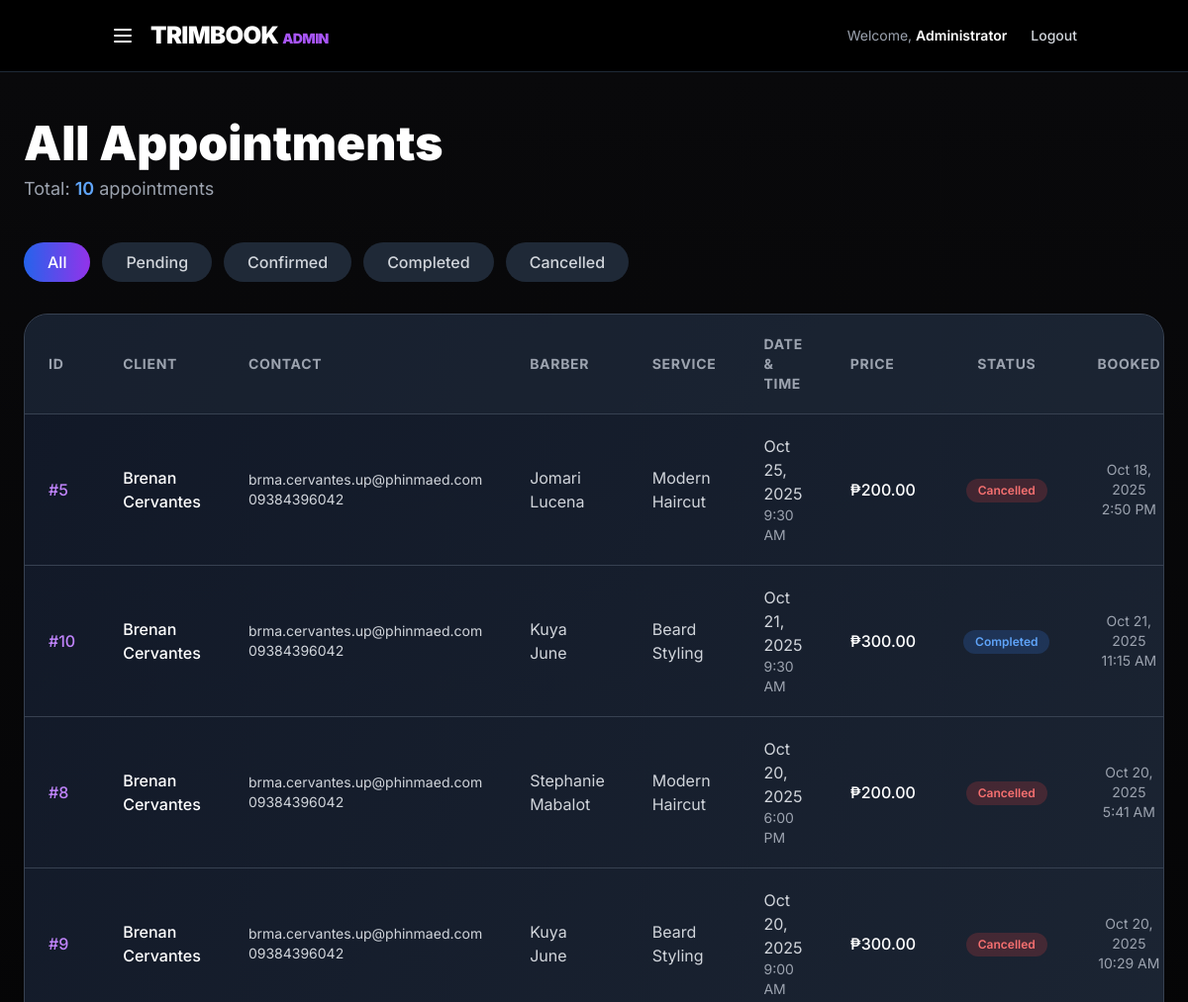
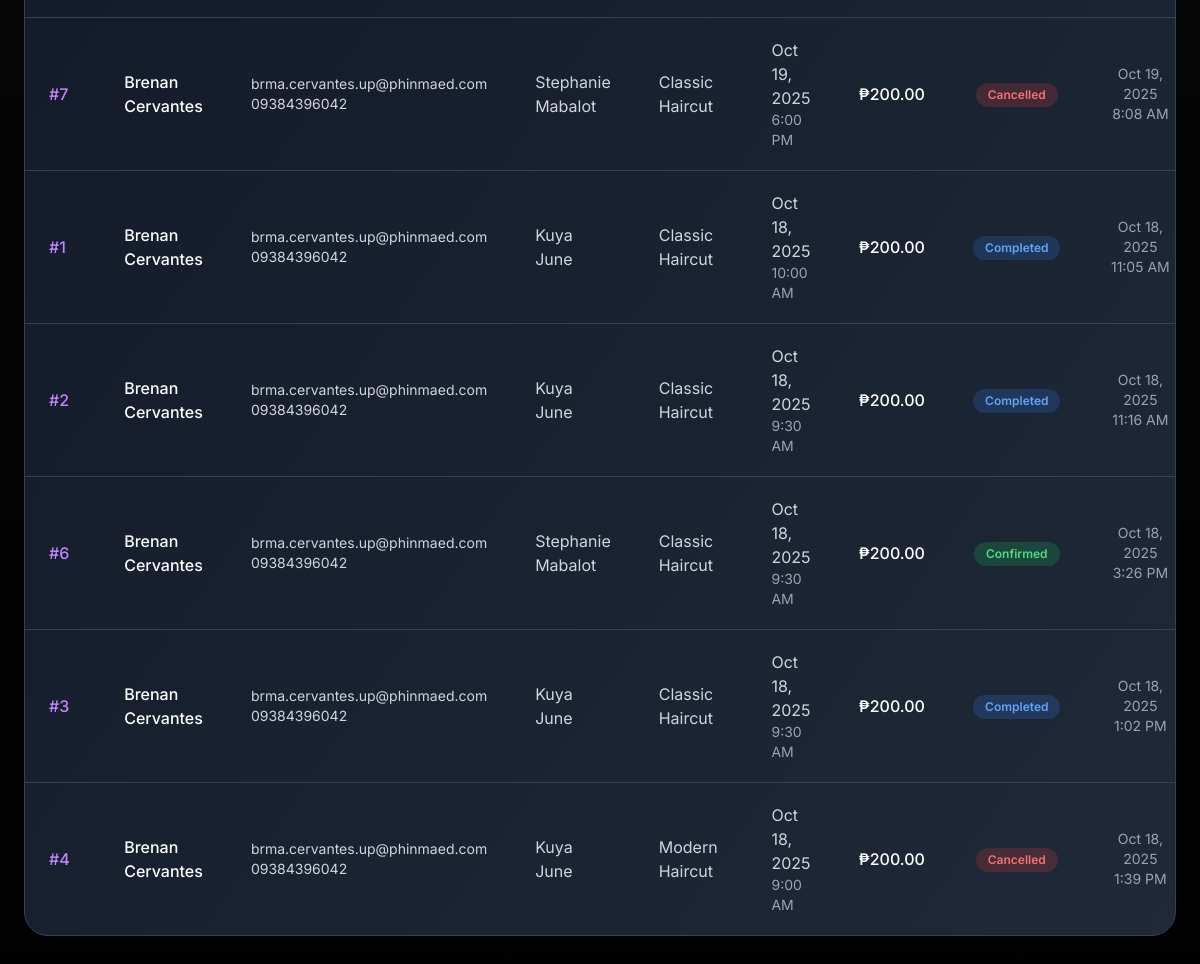
The page /dashboards/admin_allAppointment.php on the database its author committed (2 pictures, top to bottom).
### tables this page shows
CREATE TABLE `appointments` (
  `appointment_id` int(11) NOT NULL,
  `customer_user_id` int(11) NOT NULL,
  `barber_id` int(11) NOT NULL,
  `service_id` int(11) NOT NULL,
  `appointment_date` date NOT NULL,
  `appointment_time` time NOT NULL,
  `status` enum('pending','confirmed','completed','cancelled') DEFAULT 'pending',
  `created_at` timestamp NOT NULL DEFAULT current_timestamp()
);

CREATE TABLE `users` (
  `user_id` int(11) NOT NULL,
  `first_name` varchar(50) NOT NULL,
  `last_name` varchar(50) NOT NULL,
  `email` varchar(100) NOT NULL,
  `phone_no` varchar(20) DEFAULT NULL,
  `username` varchar(50) NOT NULL,
  `password` varchar(255) NOT NULL,
  `profile_photo` varchar(255) DEFAULT NULL,
  `user_type` enum('admin','barber','customer') NOT NULL,
  `created_at` timestamp NOT NULL DEFAULT current_timestamp()
);

CREATE TABLE `services` (
  `service_id` int(11) NOT NULL,
  `service_name` varchar(100) NOT NULL,
  `description` text DEFAULT NULL,
  `price` decimal(10,2) NOT NULL
);

### dashboards/admin_allAppointment.php (the view, shortened to what this page needs)
<?php
$admin_name = $_SESSION['admin_name'] ?? 'Administrator';
require_once '../includes/dbconfig.php';
$appointments = [];
$total_appointments = 0;
$filter_status = isset($_GET['status']) ? $_GET['status'] : 'all';
if (isset($conn) && $conn) {
    $query = "
        SELECT
            a.appointment_id,
            a.appointment_date,
            a.appointment_time,
            a.status,
            a.created_at,
            u_customer.first_name as customer_first_name,
            u_customer.last_name as customer_last_name,
            u_customer.email as customer_email,
            u_customer.phone_no as customer_phone,
            u_barber.first_name as barber_first_name,
            u_barber.last_name as barber_last_name,
            s.service_name,
            s.price
        FROM appointments a
        JOIN users u_customer ON a.customer_user_id = u_customer.user_id
        JOIN barbers b ON a.barber_id = b.barber_id
        JOIN users u_barber ON b.user_id = u_barber.user_id
        JOIN services s ON a.service_id = s.service_id
    ";
    $query .= " ORDER BY a.appointment_date DESC, a.appointment_time DESC";
    $result = $conn->query($query);
    if ($result) {
        $total_appointments = $result->num_rows;
        while ($row = $result->fetch_assoc()) {
            $appointments[] = $row;
        }
    }
}
?>
<!DOCTYPE html>
<html lang="en">
<head>
  <script src="https://cdn.tailwindcss.com"></script>
</head>
<body class="bg-black text-white antialiased">
  <header class="bg-black/80 backdrop-blur-lg border-b border-gray-800">
    <nav class="container mx-auto flex justify-between items-center py-5 px-6">
      <div class="flex items-center space-x-4">
        <button onclick="toggleSidebar()" class="text-white hover:text-purple-400 transition">
          <svg class="w-6 h-6" fill="none" stroke="currentColor" viewBox="0 0 24 24">
            <path stroke-linecap="round" stroke-linejoin="round" stroke-width="2" d="M4 6h16M4 12h16M4 18h16"></path>
          </svg>
        </button>
        <a href="/trimbook/dashboards/admin_dashboard.php" class="text-2xl font-black tracking-tight">TRIMBOOK <span class="text-purple-500 text-sm">ADMIN</span></a>
      </div>
      <div class="flex items-center space-x-6">
        <span class="text-gray-400 text-sm hidden md:block">Welcome, <span class="text-white font-semibold"><?= htmlspecialchars($admin_name) ?></span></span>
        <a href="../auth/logout.php" class="text-sm font-medium text-gray-300 hover:text-white transition hidden md:block">Logout</a>
      </div>
    </nav>
  </header>
  <main class="min-h-screen bg-gradient-to-b from-zinc-950 to-black py-12 px-6">
    <div class="container mx-auto max-w-7xl">
      <div class="mb-10">
        <h1 class="text-4xl md:text-5xl font-black mb-2">All Appointments</h1>
        <p class="text-gray-400 text-lg">Total: <span class="text-blue-400 font-semibold"><?= $total_appointments ?></span> appointments</p>
      </div>
      <div class="mb-8 flex flex-wrap gap-3">
        <a href="?status=all" class="px-6 py-2 rounded-full font-medium transition <?= $filter_status === 'all' ? 'bg-gradient-to-r from-blue-600 to-purple-600 text-white' : 'bg-gray-800 text-gray-300 hover:bg-gray-700' ?>">
          All
        </a>
        <a href="?status=pending" class="px-6 py-2 rounded-full font-medium transition <?= $filter_status === 'pending' ? 'bg-yellow-600 text-white' : 'bg-gray-800 text-gray-300 hover:bg-gray-700' ?>">
          Pending
        </a>
        <a href="?status=confirmed" class="px-6 py-2 rounded-full font-medium transition <?= $filter_status === 'confirmed' ? 'bg-green-600 text-white' : 'bg-gray-800 text-gray-300 hover:bg-gray-700' ?>">
          Confirmed
        </a>
        <a href="?status=completed" class="px-6 py-2 rounded-full font-medium transition <?= $filter_status === 'completed' ? 'bg-blue-600 text-white' : 'bg-gray-800 text-gray-300 hover:bg-gray-700' ?>">
          Completed
        </a>
        <a href="?status=cancelled" class="px-6 py-2 rounded-full font-medium transition <?= $filter_status === 'cancelled' ? 'bg-red-600 text-white' : 'bg-gray-800 text-gray-300 hover:bg-gray-700' ?>">
          Cancelled
        </a>
      </div>
      <div class="bg-gradient-to-br from-gray-900 to-gray-800 border border-gray-700 rounded-3xl overflow-hidden">
        <?php if (count($appointments) > 0): ?>
          <div class="overflow-x-auto">
            <table class="w-full">
              <thead class="bg-gray-800/50 border-b border-gray-700">
                <tr class="text-gray-400 text-sm font-semibold uppercase tracking-wider">
                  <th class="px-6 py-5 text-left">ID</th>
                  <th class="px-6 py-5 text-left">Client</th>
                  <th class="px-6 py-5 text-left">Contact</th>
                  <th class="px-6 py-5 text-left">Barber</th>
                  <th class="px-6 py-5 text-left">Service</th>
                  <th class="px-6 py-5 text-left">Date & Time</th>
                  <th class="px-6 py-5 text-left">Price</th>
                  <th class="px-6 py-5 text-center">Status</th>
                  <th class="px-6 py-5 text-center">Booked</th>
                </tr>
              </thead>
              <tbody class="divide-y divide-gray-700">
                <?php foreach ($appointments as $apt):
                  $status_colors = [
                    'pending' => 'bg-yellow-500/20 text-yellow-400',
                    'confirmed' => 'bg-green-500/20 text-green-400',
                    'completed' => 'bg-blue-500/20 text-blue-400',
                    'cancelled' => 'bg-red-500/20 text-red-400'
                  ];
                  $color = $status_colors[$apt['status']] ?? 'bg-gray-500/20 text-gray-400';
                  $booked_date = (new DateTime($apt['created_at']))->format('M d, Y g:i A');
                ?>
                  <tr class="hover:bg-gray-800/50 transition">
                    <td class="px-6 py-5 font-medium text-purple-400">#<?= htmlspecialchars($apt['appointment_id']) ?></td>
                    <td class="px-6 py-5 font-medium"><?= htmlspecialchars($apt['customer_first_name'] . ' ' . $apt['customer_last_name']) ?></td>
                    <td class="px-6 py-5 text-gray-300 text-sm">
                      <div><?= htmlspecialchars($apt['customer_email']) ?></div>
                      <div><?= htmlspecialchars($apt['customer_phone'] ?? 'N/A') ?></div>
                    </td>
                    <td class="px-6 py-5 text-gray-300"><?= htmlspecialchars($apt['barber_first_name'] . ' ' . $apt['barber_last_name']) ?></td>
                    <td class="px-6 py-5 text-gray-300"><?= htmlspecialchars($apt['service_name']) ?></td>
                    <td class="px-6 py-5 text-gray-300">
                      <div><?= htmlspecialchars((new DateTime($apt['appointment_date']))->format('M d, Y')) ?></div>
                      <div class="text-sm text-gray-400"><?= htmlspecialchars(date('g:i A', strtotime($apt['appointment_time']))) ?></div>
                    </td>
                    <td class="px-6 py-5 font-medium">₱<?= htmlspecialchars(number_format($apt['price'], 2)) ?></td>
                    <td class="px-6 py-5 text-center">
                      <span class="inline-flex items-center px-3 py-1 rounded-full text-xs font-semibold <?= $color ?>">
                        <?= ucfirst($apt['status']) ?>
                      </span>
                    </td>
                    <td class="px-6 py-5 text-center text-gray-400 text-sm"><?= htmlspecialchars($booked_date) ?></td>
                  </tr>
                <?php endforeach; ?>
              </tbody>
            </table>
          </div>
        <?php endif; ?>
      </div>
    </div>
  </main>
</body>
</html>

### dashboards/admin_allAppointment.php (style rules this page uses)
body { font-family: 'Inter', sans-serif; }

### rows shown on the page
appointments: appointment_id "5", customer_user.last_name "Brenan Cervantes", customer_user.email "brma.cervantes.up@phinmaed.com", customer_user.phone_no "09384396042", users.first_name+last_name "Jomari Lucena", service.service_name "Modern Haircut", appointment_date "Oct 25, 2025", appointment_time "9:30 AM", service.price "200.00", status "Cancelled", created_at "Oct 18, 2025 2:50 PM"
appointments: appointment_id "10", customer_user.last_name "Brenan Cervantes", customer_user.email "brma.cervantes.up@phinmaed.com", customer_user.phone_no "09384396042", users.first_name+last_name "Kuya June", service.service_name "Beard Styling", appointment_date "Oct 21, 2025", appointment_time "9:30 AM", service.price "300.00", status "Completed", created_at "Oct 21, 2025 11:15 AM"
appointments: appointment_id "8", customer_user.last_name "Brenan Cervantes", customer_user.email "brma.cervantes.up@phinmaed.com", customer_user.phone_no "09384396042", users.first_name+last_name "Stephanie Mabalot", service.service_name "Modern Haircut", appointment_date "Oct 20, 2025", appointment_time "6:00 PM", service.price "200.00", status "Cancelled", created_at "Oct 20, 2025 5:41 AM"
appointments: appointment_id "9", customer_user.last_name "Brenan Cervantes", customer_user.email "brma.cervantes.up@phinmaed.com", customer_user.phone_no "09384396042", users.first_name+last_name "Kuya June", service.service_name "Beard Styling", appointment_date "Oct 20, 2025", appointment_time "9:00 AM", service.price "300.00", status "Cancelled", created_at "Oct 20, 2025 10:29 AM"
appointments: appointment_id "7", customer_user.last_name "Brenan Cervantes", customer_user.email "brma.cervantes.up@phinmaed.com", customer_user.phone_no "09384396042", users.first_name+last_name "Stephanie Mabalot", service.service_name "Classic Haircut", appointment_date "Oct 19, 2025", appointment_time "6:00 PM", service.price "200.00", status "Cancelled", created_at "Oct 19, 2025 8:08 AM"
appointments: appointment_id "1", customer_user.last_name "Brenan Cervantes", customer_user.email "brma.cervantes.up@phinmaed.com", customer_user.phone_no "09384396042", users.first_name+last_name "Kuya June", service.service_name "Classic Haircut", appointment_date "Oct 18, 2025", appointment_time "10:00 AM", service.price "200.00", status "Completed", created_at "Oct 18, 2025 11:05 AM"
appointments: appointment_id "2", customer_user.last_name "Brenan Cervantes", customer_user.email "brma.cervantes.up@phinmaed.com", customer_user.phone_no "09384396042", users.first_name+last_name "Kuya June", service.service_name "Classic Haircut", appointment_date "Oct 18, 2025", appointment_time "9:30 AM", service.price "200.00", status "Completed", created_at "Oct 18, 2025 11:16 AM"
appointments: appointment_id "6", customer_user.last_name "Brenan Cervantes", customer_user.email "brma.cervantes.up@phinmaed.com", customer_user.phone_no "09384396042", users.first_name+last_name "Stephanie Mabalot", service.service_name "Classic Haircut", appointment_date "Oct 18, 2025", appointment_time "9:30 AM", service.price "200.00", status "Confirmed", created_at "Oct 18, 2025 3:26 PM"
appointments: appointment_id "3", customer_user.last_name "Brenan Cervantes", customer_user.email "brma.cervantes.up@phinmaed.com", customer_user.phone_no "09384396042", users.first_name+last_name "Kuya June", service.service_name "Classic Haircut", appointment_date "Oct 18, 2025", appointment_time "9:30 AM", service.price "200.00", status "Completed", created_at "Oct 18, 2025 1:02 PM"
appointments: appointment_id "4", customer_user.last_name "Brenan Cervantes", customer_user.email "brma.cervantes.up@phinmaed.com", customer_user.phone_no "09384396042", users.first_name+last_name "Kuya June", service.service_name "Modern Haircut", appointment_date "Oct 18, 2025", appointment_time "9:00 AM", service.price "200.00", status "Cancelled", created_at "Oct 18, 2025 1:39 PM"

### other values the page prints
$admin_name "Administrator"
$total_appointments "10"
